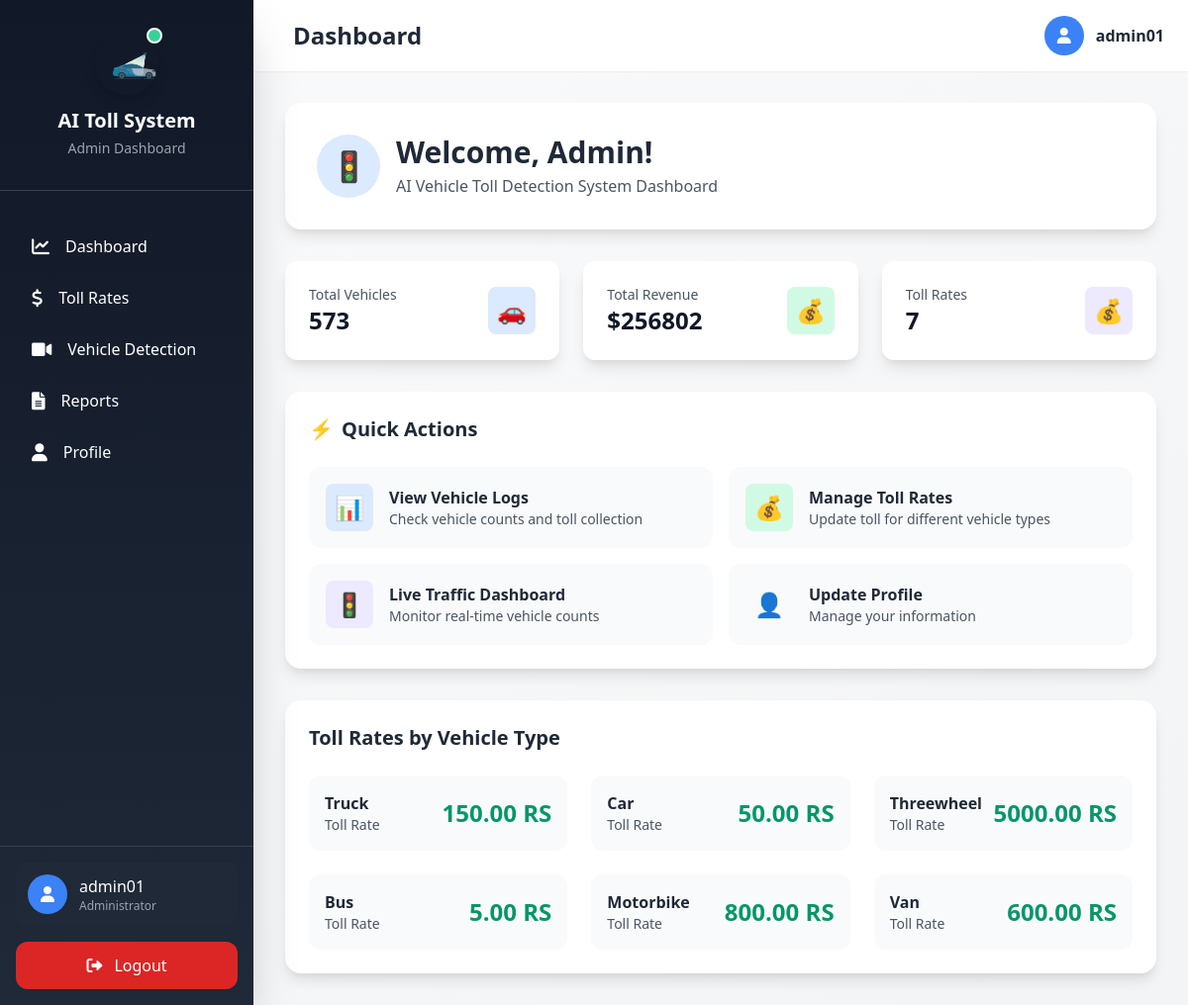
Page /dashboard/ (signed in) on the committed database.
### apps/accounts/models.py (models this page shows, shortened)
class CustomUser(AbstractUser):
    ROLE_CHOICES = (
        ('admin', 'Admin'),
        ('operator', 'Operator'),
    )
    role = models.CharField(max_length=10, choices=ROLE_CHOICES)
    plain_password = models.CharField(max_length=128, blank=True, null=True, help_text="Store original password for operator onboarding (optional)")

### apps/tolls/models.py (models this page shows, shortened)
class TollRate(models.Model):
    VEHICLE_CHOICES = (
        ('car', 'Car'),
        ('threewheel', 'Threewheel'),
        ('bus', 'Bus'),
        ('truck', 'Truck'),
        ('motorbike', 'Motorbike'),
        ('van', 'Van'),
    )
    vehicle_type = models.CharField(max_length=10, choices=VEHICLE_CHOICES, unique=True)
    rate = models.DecimalField(max_digits=10, decimal_places=2, default=0.00)

### apps/pages/views.py (the view)
# urls.py: path('dashboard/', dashboard_view, name='dashboard'),
@login_required
def dashboard_view(request):
    total_vehicles = Detection.objects.count()
    total_revenue = Detection.objects.aggregate(total_revenue=Sum('toll_rate'))['total_revenue'] or 0
    toll_rates = TollRate.objects.all()
    context = {
        'user': request.user,
        'stats': {
            'total_vehicles': total_vehicles,
            'total_revenue': total_revenue,
        },
        'toll_points': toll_rates,
    }
    return render(request, 'dashbaord/admin/dashboard.html', context)

### apps/ui/templates/dashbaord/admin/dashboard.html
{% extends "dashbaord/admin/base_admin.html" %} {% block content %}
<div class="bg-white rounded-2xl shadow-lg p-8 mb-8">
  <div class="flex items-center gap-4">
    <div
      class="w-16 h-16 bg-blue-100 rounded-full flex items-center justify-center"
    >
      <span class="text-3xl">🚦</span>
    </div>
    <div>
      <h1 class="text-3xl font-bold text-gray-800">
        Welcome, {{ user.first_name|default:"Admin" }}!
      </h1>
      <p class="text-gray-600 mt-1">
        AI Vehicle Toll Detection System Dashboard
      </p>
    </div>
  </div>
</div>
<div class="grid grid-cols-1 md:grid-cols-2 lg:grid-cols-3 gap-6 mb-8">
  <div
    class="bg-white rounded-xl shadow-lg p-6 hover:shadow-xl transition-shadow"
  >
    <div class="flex items-center justify-between">
      <div>
        <p class="text-sm font-medium text-gray-600">Total Vehicles</p>
        <p class="text-2xl font-bold text-gray-900">
          {{ stats.total_vehicles }}
        </p>
      </div>
      <div
        class="w-12 h-12 bg-blue-100 rounded-lg flex items-center justify-center"
      >
        <span class="text-2xl">🚗</span>
      </div>
    </div>
  </div>
  <div
    class="bg-white rounded-xl shadow-lg p-6 hover:shadow-xl transition-shadow"
  >
    <div class="flex items-center justify-between">
      <div>
        <p class="text-sm font-medium text-gray-600">Total Revenue</p>
        <p class="text-2xl font-bold text-gray-900">
          ${{ stats.total_revenue|floatformat:0 }}
        </p>
      </div>
      <div
        class="w-12 h-12 bg-green-100 rounded-lg flex items-center justify-center"
      >
        <span class="text-2xl">💰</span>
      </div>
    </div>
  </div>
  <div
    class="bg-white rounded-xl shadow-lg p-6 hover:shadow-xl transition-shadow"
  >
    <div class="flex items-center justify-between">
      <div>
        <p class="text-sm font-medium text-gray-600">Toll Rates</p>
        <p class="text-2xl font-bold text-gray-900">
          {{ toll_points.count }}
        </p>
      </div>
      <div
        class="w-12 h-12 bg-purple-100 rounded-lg flex items-center justify-center"
      >
        <span class="text-2xl">💰</span>
      </div>
    </div>
  </div>
</div>
<div class="bg-white rounded-2xl shadow-lg p-6 mb-8">
  <h2 class="text-xl font-bold text-gray-800 mb-6 flex items-center gap-2">
    <span>⚡</span> Quick Actions
  </h2>
  <div class="grid grid-cols-1 md:grid-cols-2 gap-4">
    <a
      href="#"
      class="flex items-center gap-4 p-4 bg-gray-50 rounded-xl hover:bg-blue-50 hover:border-blue-200 border border-transparent transition-all"
    >
      <div
        class="w-12 h-12 bg-blue-100 rounded-lg flex items-center justify-center"
      >
        <span class="text-2xl">📊</span>
      </div>
      <div>
        <div class="font-semibold text-gray-800">View Vehicle Logs</div>
        <div class="text-sm text-gray-600">
          Check vehicle counts and toll collection
        </div>
      </div>
    </a>
    <a
      href="{% url 'tolls:toll_rates' %}"
      class="flex items-center gap-4 p-4 bg-gray-50 rounded-xl hover:bg-green-50 hover:border-green-200 border border-transparent transition-all"
    >
      <div
        class="w-12 h-12 bg-green-100 rounded-lg flex items-center justify-center"
      >
        <span class="text-2xl">💰</span>
      </div>
      <div>
        <div class="font-semibold text-gray-800">Manage Toll Rates</div>
        <div class="text-sm text-gray-600">
          Update toll for different vehicle types
        </div>
      </div>
    </a>
    <a
      href="#"
      class="flex items-center gap-4 p-4 bg-gray-50 rounded-xl hover:bg-purple-50 hover:border-purple-200 border border-transparent transition-all"
    >
      <div
        class="w-12 h-12 bg-purple-100 rounded-lg flex items-center justify-center"
      >
        <span class="text-2xl">🚦</span>
      </div>
      <div>
        <div class="font-semibold text-gray-800">Live Traffic Dashboard</div>
        <div class="text-sm text-gray-600">
          Monitor real-time vehicle counts
        </div>
      </div>
    </a>
    <a
      href="{% url 'accounts:profile' %}"
      class="flex items-center gap-4 p-4 bg-gray-50 rounded-xl hover:bg-orange-50 hover:border-orange-200 border border-transparent transition-all"
    >
      <div
        class="w-12 h-12 bg-orange-100 rounded-lg flex items-center justify-center"
      >
        <span class="text-2xl">👤</span>
      </div>
      <div>
        <div class="font-semibold text-gray-800">Update Profile</div>
        <div class="text-sm text-gray-600">Manage your information</div>
      </div>
    </a>
  </div>
</div>
<div class="bg-white rounded-2xl shadow-lg p-6">
  <h2 class="text-xl font-bold text-gray-800 mb-6">Toll Rates by Vehicle Type</h2>
  <div class="grid grid-cols-1 md:grid-cols-2 lg:grid-cols-3 gap-6">
    {% for rate in toll_points %}
    {% if rate.get_vehicle_type_display != "bolan" %}
    <div class="bg-gray-50 rounded-xl p-4">
      <div class="flex items-center justify-between">
        <div>
          <p class="font-semibold text-gray-800">{{ rate.get_vehicle_type_display }}</p>
          <p class="text-sm text-gray-600">Toll Rate</p>
        </div>
        <p class="text-2xl font-bold text-green-600">{{ rate.rate|floatformat:2 }} RS</p>
      </div>
    </div>
    {% endif %}
    {% empty %}
    <p class="text-gray-500">No toll rates have been set up yet.</p>
    {% endfor %}
  </div>
</div>
{% endblock %}

### apps/ui/templates/dashbaord/admin/base_admin.html (shortened to what this page needs)
{% load static %}
<!DOCTYPE html>
<html lang="en">
  <head>
    <link
      href="https://cdn.jsdelivr.net/npm/tailwindcss@2.2.19/dist/tailwind.min.css"
      rel="stylesheet"
    />
    <link
      href="https://cdnjs.cloudflare.com/ajax/libs/font-awesome/6.0.0/css/all.min.css"
      rel="stylesheet"
    />
  </head>
  <body class="bg-gradient-to-br from-gray-50 to-gray-100 min-h-screen">
    <div class="min-h-screen flex">
      <aside
        id="sidebar"
        class="w-64 bg-gradient-to-b from-gray-900 to-gray-800 text-white flex flex-col justify-between sidebar-transition shadow-2xl lg:relative lg:translate-x-0"
      >
        <div>
          <div class="flex flex-col items-center py-8 border-b border-gray-700">
            <a href="{% url 'landing' %}" class="flex flex-col items-center text-center">
              <div class="relative">
                <img
                  src="{% static 'image/Logo.png' %}"
                  alt="Logo"
                  class="w-16 h-16 mb-3 rounded-full shadow-lg"
                />
                <div
                  class="absolute -top-1 -right-1 w-4 h-4 bg-green-400 rounded-full border-2 border-white"
                ></div>
              </div>
              <span class="text-xl font-bold text-white">AI Toll System</span>
              <span class="text-sm text-gray-400 mt-1">Admin Dashboard</span>
            </a>
          </div>
          <nav class="mt-8 flex flex-col space-y-1 px-4">
            <a
              href="{% url 'dashboard' %}"
              class="flex items-center gap-4 px-4 py-3 rounded-xl hover:bg-blue-600 transition-all duration-200 group"
            >
              <i
                class="fas fa-chart-line text-lg group-hover:scale-110 transition-transform"
              ></i>
              <span class="font-medium">Dashboard</span>
            </a>
            <a
              href="{% url 'tolls:toll_rates' %}"
              class="flex items-center gap-4 px-4 py-3 rounded-xl hover:bg-gray-700 transition-all duration-200 group"
            >
              <i
                class="fas fa-dollar-sign text-lg group-hover:scale-110 transition-transform"
              ></i>
              <span class="font-medium">Toll Rates</span>
            </a>
            <a
              href="{% url 'detections:upload_video' %}"
              class="flex items-center gap-4 px-4 py-3 rounded-xl hover:bg-gray-700 transition-all duration-200 group"
            >
              <i
                class="fas fa-video text-lg group-hover:scale-110 transition-transform"
              ></i>
              <span class="font-medium">Vehicle Detection</span>
            </a>
            <a
              href="{% url 'reports:reports' %}"
              class="flex items-center gap-4 px-4 py-3 rounded-xl hover:bg-gray-700 transition-all duration-200 group"
            >
              <i
                class="fas fa-file-alt text-lg group-hover:scale-110 transition-transform"
              ></i>
              <span class="font-medium">Reports</span>
            </a>
            <a
              href="{% url 'accounts:profile' %}"
              class="flex items-center gap-4 px-4 py-3 rounded-xl hover:bg-gray-700 transition-all duration-200 group"
            >
              <i
                class="fas fa-user text-lg group-hover:scale-110 transition-transform"
              ></i>
              <span class="font-medium">Profile</span>
            </a>
          </nav>
        </div>
        <div class="p-4 border-t border-gray-700">
          <div class="flex items-center gap-3 mb-4 p-3 bg-gray-800 rounded-lg">
            <div
              class="w-10 h-10 bg-blue-500 rounded-full flex items-center justify-center"
            >
              <i class="fas fa-user text-white"></i>
            </div>
            <div>
              <p class="font-medium text-white">
                {{ user.first_name|default:user.username }}
              </p>
              <p class="text-xs text-gray-400">Administrator</p>
            </div>
          </div>
          <a
            href="{% url 'accounts:logout' %}"
            class="flex items-center justify-center gap-3 px-4 py-3 rounded-xl bg-red-600 hover:bg-red-700 transition-all duration-200 group"
          >
            <i
              class="fas fa-sign-out-alt group-hover:scale-110 transition-transform"
            ></i>
            <span class="font-medium">Logout</span>
          </a>
        </div>
      </aside>
      <div class="flex-1 flex flex-col">
        {% include "components/admin_navbar.html" %}
        <main class="flex-1 p-8 overflow-y-auto">
          {% block content %}{% endblock %}
        </main>
      </div>
    </div>
  </body>
</html>

### apps/ui/templates/components/admin_navbar.html (shortened to what this page needs)
<header class="bg-white shadow-sm px-6 py-4 flex justify-between items-center">
  <div class="flex items-center">
    <h1 class="text-2xl font-bold text-gray-800 ml-4">
      {% block page_title %}Dashboard{% endblock %}
    </h1>
  </div>
  <div class="flex items-center space-x-6">
    <div class="flex items-center space-x-3">
      <div
        class="w-10 h-10 bg-blue-500 rounded-full flex items-center justify-center"
      >
        <i class="fas fa-user text-white"></i>
      </div>
      <div>
        <p class="font-semibold text-gray-800">
          {{ user.first_name|default:user.username }}
        </p>
      </div>
    </div>
  </div>
</header>

### apps/ui/templates/dashbaord/admin/base_admin.html (style rules this page uses)
.sidebar-transition { transition: all 0.3s ease-in-out; }

### rows in the picture
CustomUser: first_name "admin01", first_name "Admin"
TollRate: vehicle_type "Truck", rate "150.00"
TollRate: vehicle_type "Car", rate "50.00"
TollRate: vehicle_type "Threewheel", rate "5000.00"
TollRate: vehicle_type "Bus", rate "5.00"
TollRate: vehicle_type "Motorbike", rate "800.00"
TollRate: vehicle_type "Van", rate "600.00"

### other values in the picture
{{ stats.total_vehicles }} "573"
{{ stats.total_revenue|floatformat:0 }} "256802"
{{ toll_points.count }} "7"
